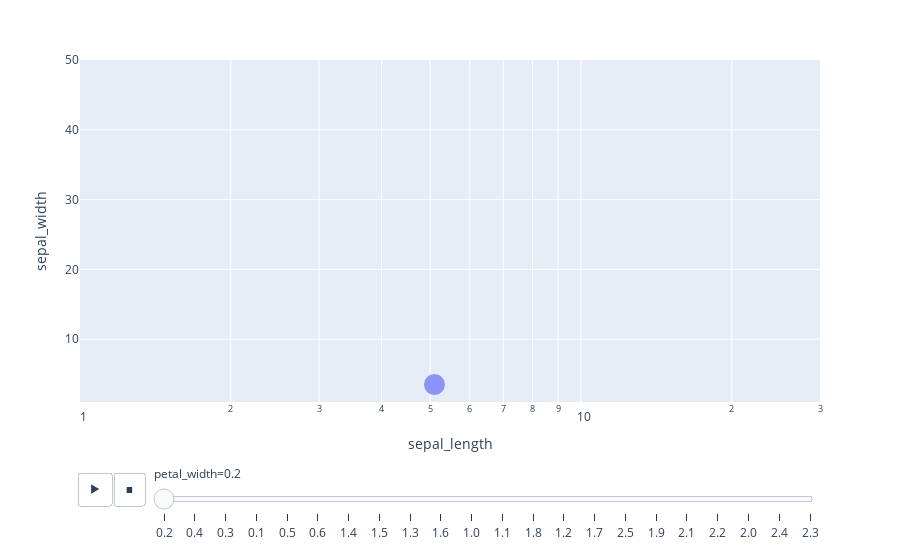

The notebook cell saved with this chart:
### Markdown cell above
# We can make the `Animated Plots` as well:

### Code cell
import plotly.express as px

# Load the Iris dataset
df = px.data.iris()

# Check the columns
print(df.columns)

# Create the scatter plot
fig_1 = px.scatter(df, x='sepal_length', y='sepal_width', animation_frame='petal_width', animation_group='species', size='petal_width',
                   log_x=True, size_max=55, range_x=[1,30], range_y=[1,50])
fig_1.show()

### Figure 1 — Plotly figure (JSON) as saved in the notebook; plotly's stock layout.template omitted (floating-point values rounded to 4 significant figures)
{"data": [{"hovertemplate": "petal_width=%{marker.size}<br>sepal_length=%{x}<br>sepal_width=%{y}<extra></extra>", "ids": ["setosa", "setosa", "setosa", "setosa", "setosa", "setosa", "setosa", "setosa", "setosa", "setosa", "setosa", "setosa", "setosa", "setosa", "setosa", "setosa", "setosa", "setosa", "setosa", "setosa", "setosa", "setosa", "setosa", "setosa", "setosa", "setosa", "setosa", "setosa"], "legendgroup": "", "marker": {"color": "#636efa", "size": [0.2, 0.2, 0.2, 0.2, 0.2, 0.2, 0.2, 0.2, 0.2, 0.2, 0.2, 0.2, 0.2, 0.2, 0.2, 0.2, 0.2, 0.2, 0.2, 0.2, 0.2, 0.2, 0.2, 0.2, 0.2, 0.2, 0.2, 0.2], "sizemode": "area", "sizeref": 0.0008264, "symbol": "circle"}, "mode": "markers", "name": "", "orientation": "v", "showlegend": false, "type": "scatter", "x": [5.1, 4.9, 4.7, 4.6, 5.0, 5.0, 4.4, 5.4, 4.8, 5.8, 5.4, 4.6, 4.8, 5.0, 5.2, 5.2, 4.7, 4.8, 5.5, 5.0, 5.5, 4.4, 5.1, 4.4, 5.1, 4.6, 5.3, 5.0], "xaxis": "x", "y": [3.5, 3.0, 3.2, 3.1, 3.6, 3.4, 2.9, 3.7, 3.4, 4.0, 3.4, 3.6, 3.4, 3.0, 3.5, 3.4, 3.2, 3.1, 4.2, 3.2, 3.5, 3.0, 3.4, 3.2, 3.8, 3.2, 3.7, 3.3], "yaxis": "y"}], "layout": {"legend": {"itemsizing": "constant", "tracegroupgap": 0}, "margin": {"t": 60}, "sliders": [{"active": 0, "currentvalue": {"prefix": "petal_width="}, "len": 0.9, "pad": {"b": 10, "t": 60}, "steps": [{"args": [["0.2"], {"frame": {"duration": 0, "redraw": false}, "fromcurrent": true, "mode": "immediate", "transition": {"duration": 0, "easing": "linear"}}], "label": "0.2", "method": "animate"}, {"args": [["0.4"], {"frame": {"duration": 0, "redraw": false}, "fromcurrent": true, "mode": "immediate", "transition": {"duration": 0, "easing": "linear"}}], "label": "0.4", "method": "animate"}, {"args": [["0.3"], {"frame": {"duration": 0, "redraw": false}, "fromcurrent": true, "mode": "immediate", "transition": {"duration": 0, "easing": "linear"}}], "label": "0.3", "method": "animate"}, {"args": [["0.1"], {"frame": {"duration": 0, "redraw": false}, "fromcurrent": true, "mode": "immediate", "transition": {"duration": 0, "easing": "linear"}}], "label": "0.1", "method": "animate"}, {"args": [["0.5"], {"frame": {"duration": 0, "redraw": false}, "fromcurrent": true, "mode": "immediate", "transition": {"duration": 0, "easing": "linear"}}], "label": "0.5", "method": "animate"}, {"args": [["0.6"], {"frame": {"duration": 0, "redraw": false}, "fromcurrent": true, "mode": "immediate", "transition": {"duration": 0, "easing": "linear"}}], "label": "0.6", "method": "animate"}, {"args": [["1.4"], {"frame": {"duration": 0, "redraw": false}, "fromcurrent": true, "mode": "immediate", "transition": {"duration": 0, "easing": "linear"}}], "label": "1.4", "method": "animate"}, {"args": [["1.5"], {"frame": {"duration": 0, "redraw": false}, "fromcurrent": true, "mode": "immediate", "transition": {"duration": 0, "easing": "linear"}}], "label": "1.5", "method": "animate"}, {"args": [["1.3"], {"frame": {"duration": 0, "redraw": false}, "fromcurrent": true, "mode": "immediate", "transition": {"duration": 0, "easing": "linear"}}], "label": "1.3", "method": "animate"}, {"args": [["1.6"], {"frame": {"duration": 0, "redraw": false}, "fromcurrent": true, "mode": "immediate", "transition": {"duration": 0, "easing": "linear"}}], "label": "1.6", "method": "animate"}, {"args": [["1.0"], {"frame": {"duration": 0, "redraw": false}, "fromcurrent": true, "mode": "immediate", "transition": {"duration": 0, "easing": "linear"}}], "label": "1.0", "method": "animate"}, {"args": [["1.1"], {"frame": {"duration": 0, "redraw": false}, "fromcurrent": true, "mode": "immediate", "transition": {"duration": 0, "easing": "linear"}}], "label": "1.1", "method": "animate"}, {"args": [["1.8"], {"frame": {"duration": 0, "redraw": false}, "fromcurrent": true, "mode": "immediate", "transition": {"duration": 0, "easing": "linear"}}], "label": "1.8", "method": "animate"}, {"args": [["1.2"], {"frame": {"duration": 0, "redraw": false}, "fromcurrent": true, "mode": "immediate", "transition": {"duration": 0, "easing": "linear"}}], "label": "1.2", "method": "animate"}, {"args": [["1.7"], {"frame": {"duration": 0, "redraw": false}, "fromcurrent": true, "mode": "immediate", "transition": {"duration": 0, "easing": "linear"}}], "label": "1.7", "method": "animate"}, {"args": [["2.5"], {"frame": {"duration": 0, "redraw": false}, "fromcurrent": true, "mode": "immediate", "transition": {"duration": 0, "easing": "linear"}}], "label": "2.5", "method": "animate"}, {"args": [["1.9"], {"frame": {"duration": 0, "redraw": false}, "fromcurrent": true, "mode": "immediate", "transition": {"duration": 0, "easing": "linear"}}], "label": "1.9", "method": "animate"}, {"args": [["2.1"], {"frame": {"duration": 0, "redraw": false}, "fromcurrent": true, "mode": "immediate", "transition": {"duration": 0, "easing": "linear"}}], "label": "2.1", "method": "animate"}, {"args": [["2.2"], {"frame": {"duration": 0, "redraw": false}, "fromcurrent": true, "mode": "immediate", "transition": {"duration": 0, "easing": "linear"}}], "label": "2.2", "method": "animate"}, {"args": [["2.0"], {"frame": {"duration": 0, "redraw": false}, "fromcurrent": true, "mode": "immediate", "transition": {"duration": 0, "easing": "linear"}}], "label": "2.0", "method": "animate"}, {"args": [["2.4"], {"frame": {"duration": 0, "redraw": false}, "fromcurrent": true, "mode": "immediate", "transition": {"duration": 0, "easing": "linear"}}], "label": "2.4", "method": "animate"}, {"args": [["2.3"], {"frame": {"duration": 0, "redraw": false}, "fromcurrent": true, "mode": "immediate", "transition": {"duration": 0, "easing": "linear"}}], "label": "2.3", "method": "animate"}], "x": 0.1, "xanchor": "left", "y": 0, "yanchor": "top"}], "updatemenus": [{"buttons": [{"args": [null, {"frame": {"duration": 500, "redraw": false}, "fromcurrent": true, "mode": "immediate", "transition": {"duration": 500, "easing": "linear"}}], "label": "&#9654;", "method": "animate"}, {"args": [[null], {"frame": {"duration": 0, "redraw": false}, "fromcurrent": true, "mode": "immediate", "transition": {"duration": 0, "easing": "linear"}}], "label": "&#9724;", "method": "animate"}], "direction": "left", "pad": {"r": 10, "t": 70}, "showactive": false, "type": "buttons", "x": 0.1, "xanchor": "right", "y": 0, "yanchor": "top"}], "xaxis": {"anchor": "y", "domain": [0, 1], "range": [0, 1.477], "title": {"text": "sepal_length"}, "type": "log"}, "yaxis": {"anchor": "x", "domain": [0, 1], "range": [1, 50], "title": {"text": "sepal_width"}}}}
